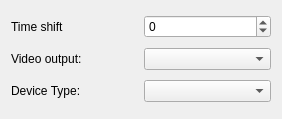
<?xml version="1.0" encoding="UTF-8"?>
<ui version="4.0">
 <class>VideoSettingsDialog</class>
 <widget class="QWidget" name="VideoSettingsDialog">
  <property name="geometry">
   <rect>
    <x>0</x>
    <y>0</y>
    <width>282</width>
    <height>119</height>
   </rect>
  </property>
  <property name="windowTitle">
   <string>Video settings</string>
  </property>
  <layout class="QHBoxLayout" name="horizontalLayout_2">
   <item>
    <layout class="QVBoxLayout" name="m_settingsLayout">
     <item>
      <layout class="QHBoxLayout" name="horizontalLayout">
       <item>
        <widget class="QLabel" name="label_2">
         <property name="text">
          <string>Time shift</string>
         </property>
        </widget>
       </item>
       <item>
        <widget class="QDoubleSpinBox" name="timeShiftSpinBox">
         <property name="toolTip">
          <string>Number of miliseconds that tracker data comes before video frame</string>
         </property>
         <property name="keyboardTracking">
          <bool>false</bool>
         </property>
         <property name="decimals">
          <number>0</number>
         </property>
         <property name="minimum">
          <double>-200.000000000000000</double>
         </property>
         <property name="maximum">
          <double>200.000000000000000</double>
         </property>
        </widget>
       </item>
      </layout>
     </item>
     <item>
      <layout class="QHBoxLayout" name="outputFormatLayout">
       <item>
        <widget class="QLabel" name="textLabel1_2_3_2">
         <property name="text">
          <string>Video output:</string>
         </property>
         <property name="wordWrap">
          <bool>false</bool>
         </property>
        </widget>
       </item>
       <item>
        <widget class="QComboBox" name="m_outputComboBox"/>
       </item>
      </layout>
     </item>
     <item>
      <layout class="QHBoxLayout" name="deviceTypeLayout">
       <item>
        <widget class="QLabel" name="label">
         <property name="text">
          <string>Device Type:</string>
         </property>
        </widget>
       </item>
       <item>
        <widget class="QComboBox" name="m_deviceTypeComboBox"/>
       </item>
      </layout>
     </item>
    </layout>
   </item>
  </layout>
 </widget>
 <layoutdefault spacing="6" margin="11"/>
 <resources/>
 <connections>
  <connection>
   <sender>m_outputComboBox</sender>
   <signal>activated(int)</signal>
   <receiver>VideoSettingsDialog</receiver>
   <slot>VideoOutputChanged(int)</slot>
   <hints>
    <hint type="sourcelabel">
     <x>20</x>
     <y>20</y>
    </hint>
    <hint type="destinationlabel">
     <x>20</x>
     <y>20</y>
    </hint>
   </hints>
  </connection>
 </connections>
</ui>
